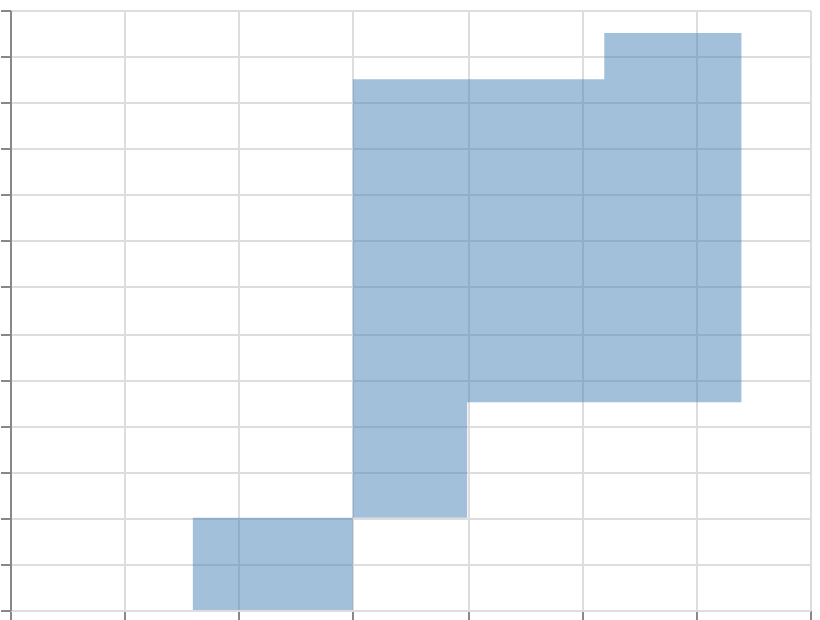

Describe this chart as a Vega-Lite specification.
### Vega specification from a JSON file in a GitHub repository (floating-point values rounded to 4 significant figures)
{"$schema": "https://vega.github.io/schema/vega/v6.json", "width": 400, "height": 300, "padding": 5, "autosize": "none", "data": [{"name": "table", "values": [{"x": 80, "y": 60}, {"x": 200, "y": 40}, {"x": 320, "y": 90}, {"x": 260, "y": 250}, {"x": 150, "y": 230}]}], "scales": [{"name": "x", "type": "linear", "domain": {"data": "table", "field": "x"}, "range": "width", "nice": true}, {"name": "y", "type": "linear", "domain": {"data": "table", "field": "y"}, "range": [{"signal": "height"}, 0], "nice": true}], "marks": [{"type": "area", "from": {"data": "table"}, "encode": {"update": {"x": {"scale": "x", "field": "x"}, "y": {"scale": "y", "field": "y"}, "y2": {"scale": "y", "value": 0}, "fill": {"value": "steelblue"}, "fillOpacity": {"value": 0.5}, "interpolate": {"value": "step-before"}, "tension": {"value": 0.7}}}}], "axes": [{"scale": "x", "orient": "bottom", "grid": true, "labels": false}, {"scale": "y", "orient": "left", "grid": true, "labels": false}]}
